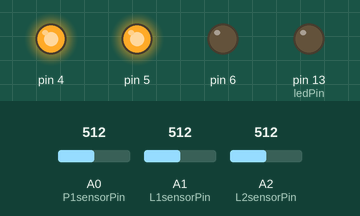
Bench run of a sketch on a simulated Arduino Uno, built with avr-gcc and run on an emulated ATmega328P. Shown: output pins drawn as LEDs (lit = HIGH). Inputs (shaded band) come from the test bench; at power-on: A0 (P1sensorPin) = 512, A1 (L1sensorPin) = 512, A2 (L2sensorPin) = 512.

Above: at 1.2 s.
1.3 s: A0 (P1sensorPin) set to 14
2.8 s: A0 (P1sensorPin) set to 11
At 4.0 s:
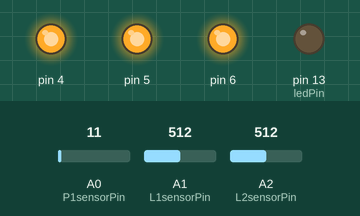
4.3 s: A1 (L1sensorPin) set to 9
5.8 s: A1 (L1sensorPin) set to 6
At 6.5 s:
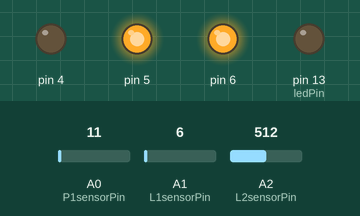
7.3 s: A2 (L2sensorPin) set to 18
8.8 s: A2 (L2sensorPin) set to 13
At 10.0 s:
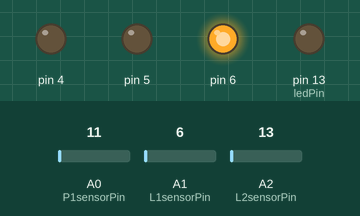
Timing chart, 0 to 11.3 s (numbered marks = the images above; inputs shaded):
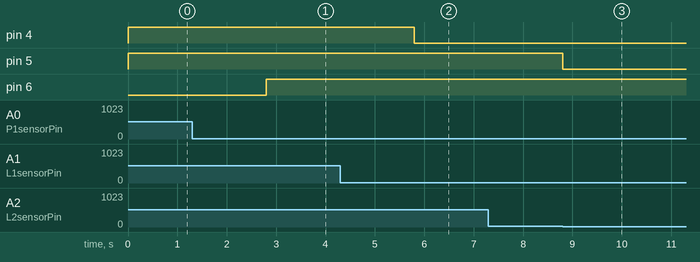

Measured:
- the behaviour switches between 13 and 12 on A0 (P1sensorPin) (found by bisection; images 0 and 1)
- the behaviour switches between 8 and 7 on A1 (L1sensorPin) (found by bisection; images 1 and 2)
- the behaviour switches between 16 and 15 on A2 (L2sensorPin) (found by bisection; images 2 and 3)
- after the input at 1.3 s, every drawn part: stays the same
- after the input at 2.8 s, pin 6: LOW → HIGH at once
- after the input at 4.3 s, every drawn part: stays the same
- after the input at 5.8 s, pin 4: HIGH → LOW at once
- after the input at 7.3 s, every drawn part: stays the same
- after the input at 8.8 s, pin 5: HIGH → LOW at once

The sketch:

FRIMPO.ino
```cpp
//  FRIMPO's ARDUINO CODE  //
// BY: JACK HARRISON
//The code is quite simple but when combined with the tracker and Unity becomes a complex set of interactions

int L1sensorPin = A1;        //Frimpo's Mouth sensor
int L2sensorPin = A2;        //Frimpo's Eye sensor
int P1sensorPin = A0;        //Squeeze Frimpo sensor
int ledPin = 13;              //LED for troubleshooting
int LightSensorValue1 = 0;    //Frimpo's Mouth value
int LightSensorValue2 = 0;    //Frimpo's Eye value
int PressureSensorValue = 0;   //Frimpo's Squeeze value

void setup() {

  pinMode(ledPin, OUTPUT); //Output for LED for Troubleshooting
  Serial.begin(9600);
  //Outputs for Vive Tracker
  pinMode(6, OUTPUT);
  pinMode(4, OUTPUT);
  pinMode(5, OUTPUT);

}

void loop() {
  // read the value from the sensors (for troubleshooting):
  // Serial.print(LightSensorValue1);
  // Serial.print(LightSensorValue2);
  // Serial.print(PressureSensorValue);

  LightSensorValue1 = analogRead(L1sensorPin);
  LightSensorValue2 = analogRead(L2sensorPin);
  PressureSensorValue = analogRead(P1sensorPin);

//Ideally for these I would use Average Function's, but ran out of time before implimenting

  //LIGHT SENSOR 1 (Frimpo's Mouth)
  if (LightSensorValue1 < 8) {
    //Send ON to tracker, power on LED for troubleshooting
    digitalWrite(11, HIGH);
    digitalWrite(4, LOW);
  } else {
    //Don't activate Tracker, don't turn on LED
    digitalWrite(11, LOW);
    digitalWrite(4, HIGH);
  }

  //LIGHT SENSOR 2 (Frimpo's Eye)
  if (LightSensorValue2 < 16) {
    digitalWrite(11, HIGH);
    digitalWrite(5, LOW);
  } else {
    digitalWrite(11, LOW);
    digitalWrite(5, HIGH);
  }

  //PRESURE SENSOR (Frimpo's Body)
  if (PressureSensorValue > 12) {
    digitalWrite(11, HIGH);
    digitalWrite(6, LOW);
  } else {
    digitalWrite(11, LOW);
    digitalWrite(6, HIGH);
  }
}
```
